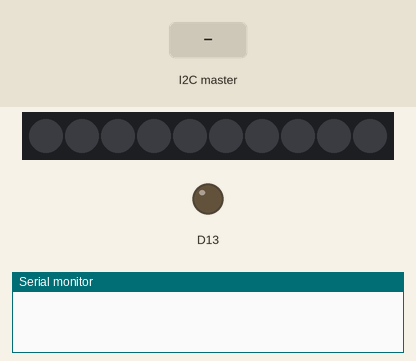
Recording of a sketch running on a simulated Adafruit Circuit Playground Express. Parts: 10 RGB LEDs in strip order, left to right, output pins drawn as LEDs (lit = HIGH), the last lines printed to the serial monitor. The test bench sets the inputs (shaded band).

Above: at 1.2 s.
1.3 s: the I2C master sends the byte 1
At 1.7 s:
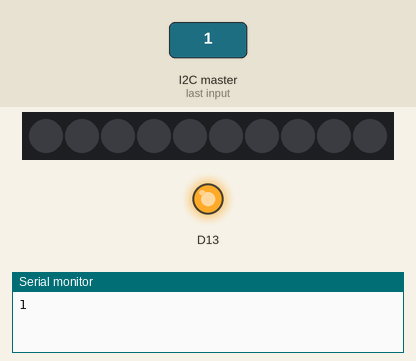
2.8 s: the I2C master sends the byte 0
At 3.2 s:
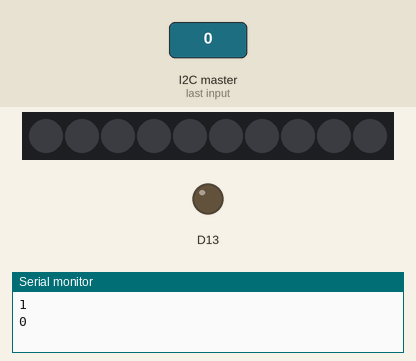
Timing chart, 0 to 5.8 s (numbered marks = the images above; inputs shaded):
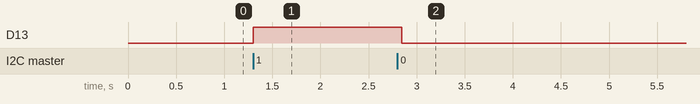

The sketch:

playground_receiver.ino
```cpp
#include <Adafruit_CircuitPlayground.h>
#include <Wire.h>

#define I2C_ADDRESS 0X1F

int cmd_type = 0;

//On Receive callback function
void receiveEvent(int numBytes)
{
  cmd_type = Wire.read();
  Serial.println(cmd_type);
}


void setup() {
  CircuitPlayground.begin();
  Serial.begin(115200);
  Wire.begin(I2C_ADDRESS);
  Wire.onReceive(receiveEvent); // register callback to receive data on i2 bus
}

void loop() {
  switch (cmd_type) {
    case 0:
      CircuitPlayground.redLED(LOW);
      break;
    case 1:
      CircuitPlayground.redLED(HIGH);
      delay(100);
      break;
    default:
      Serial.println("No Action");
      break;
  }

  delay(10);
}
```

Measured:
- after the input at 1.3 s, D13: LOW → HIGH at once
- after the input at 2.8 s, D13: HIGH → LOW at once
